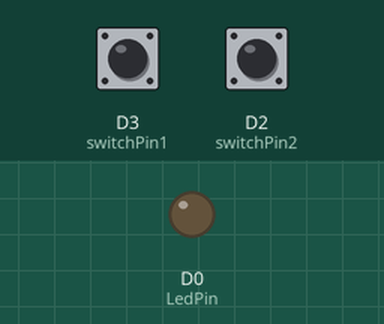
Bench run of a sketch on a simulated ESP8266 (NodeMCU). Parts: output pins drawn as LEDs (lit = HIGH). Inputs (shaded band) come from the test bench; at power-on: D2 (switchPin2) HIGH, D3 (switchPin1) HIGH.

Above: at 1.2 s.
1.3 s: D2 (switchPin2) pulled LOW for 0.15 s
At 1.42 s:
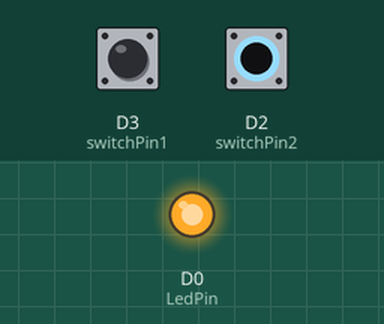
2.9 s: D2 (switchPin2) pulled LOW for 1 s
At 4.9 s:
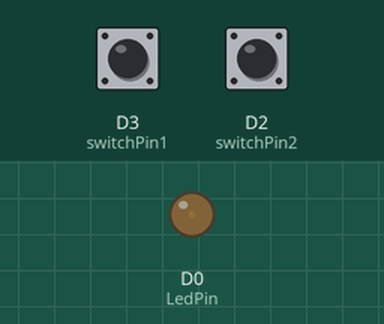
5.4 s: D3 (switchPin1) pulled LOW for 0.15 s
At 6.5 s:
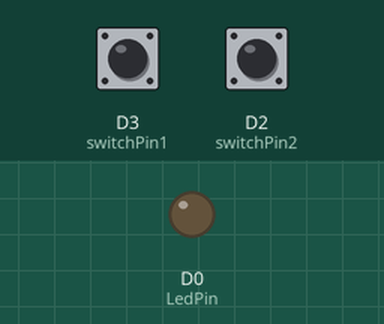
Timing chart, 0 to 8.4 s (numbered marks = the images above; inputs shaded):
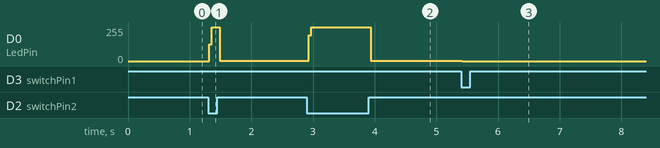

The sketch:

sketch_may14d.ino
```cpp
int switchPin1 = D3; //d3
int switchPin2 = D2; //d0
int LedPin = D0;
int switchValue1;
int switchValue2;
void setup() {
  pinMode(LedPin, OUTPUT);
  pinMode(switchPin1, INPUT_PULLUP);
  pinMode(switchPin2, INPUT_PULLUP);

}

void loop() {
  // read the switch value
  switchValue1 = digitalRead(switchPin1);
  switchValue2 = digitalRead(switchPin2);
  digitalWrite(LedPin, switchValue1);
  digitalWrite(LedPin, !switchValue2);

}
```

Measured:
- after the input at 1.3 s, D0 (LedPin): 0/255 → 255/255 at once, → 2/255 0.17 s later
- after the input at 2.9 s, D0 (LedPin): 2/255 → 255/255 at once, → 2/255 1.0 s later
- after the input at 5.4 s, D0 (LedPin): 2/255 → 0/255 at once
